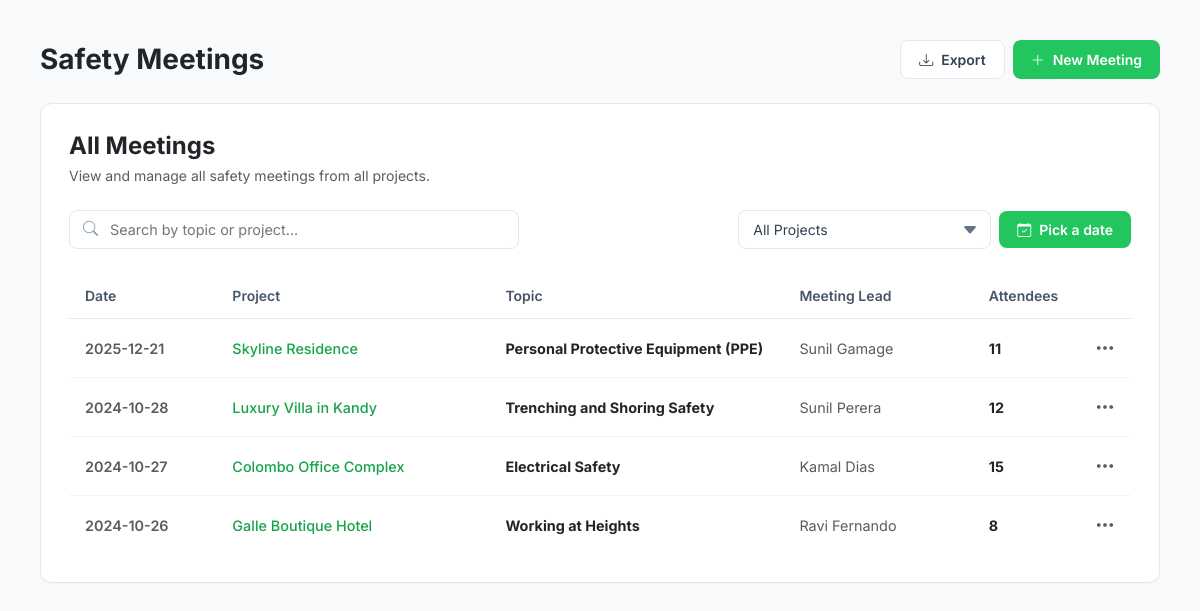
The app's page /features/safety-meetings.php (signed in) with its own data.
### tables this page shows
CREATE TABLE `safety_meeting_logs` (
  `id` int(11) NOT NULL AUTO_INCREMENT,
  `topic_id` int(11) DEFAULT NULL,
  `custom_topic` varchar(255) DEFAULT NULL,
  `project_id` int(11) DEFAULT NULL,
  `foreman_id` int(11) DEFAULT NULL,
  `attendees_count` int(11) DEFAULT 0,
  `meeting_date` date DEFAULT (CURDATE()),
  `notes` text DEFAULT NULL,
  `signed_roster_file` varchar(255) DEFAULT NULL,
  `created_at` timestamp NOT NULL DEFAULT current_timestamp(),
  PRIMARY KEY (`id`),
  KEY `topic_id` (`topic_id`),
  KEY `project_id` (`project_id`),
  KEY `foreman_id` (`foreman_id`),
  CONSTRAINT `safety_meeting_logs_ibfk_1` FOREIGN KEY (`topic_id`) REFERENCES `safety_topics` (`id`),
  CONSTRAINT `safety_meeting_logs_ibfk_2` FOREIGN KEY (`project_id`) REFERENCES `projects` (`id`),
  CONSTRAINT `safety_meeting_logs_ibfk_3` FOREIGN KEY (`foreman_id`) REFERENCES `users` (`id`)
);

CREATE TABLE `projects` (
  `id` int(11) NOT NULL AUTO_INCREMENT,
  `project_name` varchar(150) NOT NULL,
  `project_code` varchar(50) NOT NULL,
  `client_id` int(11) DEFAULT NULL,
  `client_name` varchar(100) DEFAULT NULL,
  `pm_id` int(11) DEFAULT NULL,
  `budget` decimal(15,2) DEFAULT 0.00,
  `location` varchar(255) DEFAULT NULL,
  `start_date` date DEFAULT NULL,
  `end_date` date DEFAULT NULL,
  `stage` enum('Planning','Earthwork','Framing','Roofing','Finishing','Handover') DEFAULT 'Planning',
  `progress_percent` int(11) DEFAULT 0,
  `status` enum('Active','Completed','On Hold','Archived') DEFAULT 'Active',
  `thumbnail_url` varchar(255) DEFAULT NULL,
  `created_at` timestamp NOT NULL DEFAULT current_timestamp(),
  `updated_at` timestamp NOT NULL DEFAULT current_timestamp() ON UPDATE current_timestamp(),
  PRIMARY KEY (`id`),
  UNIQUE KEY `project_code` (`project_code`)
);

### features/safety-meetings.php (the view, shortened to what this page needs)
<?php
require_once __DIR__ . '/../db.php';
try {
    $filter_date = !empty($_GET['date']) ? trim($_GET['date']) : '';
    $filter_search = !empty($_GET['search']) ? trim($_GET['search']) : '';
    $query = "
        SELECT sm.id, sm.meeting_date, sm.attendees_count, sm.notes, sm.signed_roster_file,
               p.id AS project_id, p.project_name, p.project_code,
               COALESCE(st.title, sm.custom_topic, 'General Safety Briefing') AS topic_title,
               COALESCE(st.category, 'General Safety') AS topic_category,
               COALESCE(u.full_name, 'Meeting Conductor') AS lead_name,
               (SELECT COUNT(*) FROM safety_meeting_attendees sma WHERE sma.meeting_id = sm.id) AS roster_count
        FROM safety_meeting_logs sm
        JOIN projects p ON sm.project_id = p.id
        LEFT JOIN safety_topics st ON sm.topic_id = st.id
        LEFT JOIN users u ON sm.foreman_id = u.id
        WHERE 1=1
    ";
    $params = [];
    $query .= " ORDER BY sm.meeting_date DESC, sm.id DESC";
    $stmt = $pdo->prepare($query);
    $stmt->execute($params);
    $meetings = $stmt->fetchAll(PDO::FETCH_ASSOC);
} catch (PDOException $e) {
    die("Database Error: " . $e->getMessage());
}
?>
<!DOCTYPE html>
<html lang="en">
<head>
    <link href="https://cdn.jsdelivr.net/npm/bootstrap@5.3.0/dist/css/bootstrap.min.css" rel="stylesheet">
    <link rel="stylesheet" href="https://cdn.jsdelivr.net/npm/bootstrap-icons@1.10.0/font/bootstrap-icons.css">
</head>
<body>
    <div class="main-container">
        <div class="d-flex justify-content-between align-items-center mb-4">
            <h1 class="h3 fw-bold mb-0 text-dark">Safety Meetings</h1>
            <div class="d-flex gap-2">
                <a href="export_safety_meetings.php<?= !empty($_SERVER['QUERY_STRING']) ? '?' . htmlspecialchars($_SERVER['QUERY_STRING']) : '' ?>" class="btn-export">
                    <i class="bi bi-download"></i> Export
                </a>
                <button class="btn-new-meeting" data-bs-toggle="modal" data-bs-target="#newMeetingModal">
                    <i class="bi bi-plus-lg"></i> New Meeting
                </button>
            </div>
        </div>
        <div class="nexus-card">
            <div class="mb-4">
                <h4 class="fw-bold mb-1 text-dark">All Meetings</h4>
                <p class="text-muted small mb-0">View and manage all safety meetings from all projects.</p>
            </div>
            <div class="d-flex justify-content-between align-items-center gap-3 flex-wrap mb-4">
                <div class="search-wrapper">
                    <i class="bi bi-search nexus-icon"></i>
                    <input type="text" id="topicSearch" class="nexus-input" placeholder="Search by topic or project..." value="<?= htmlspecialchars($filter_search) ?>">
                </div>
                <div class="d-flex gap-2 position-relative align-items-center flex-wrap">
                    <select class="nexus-select" id="projectFilter" onchange="applyFilters()">
                        <option value="">All Projects</option>
                    </select>
                    <button class="date-trigger" id="dateTriggerBtn" onclick="toggleCalendar()" type="button">
                        <i class="bi bi-calendar-check"></i>
                        <span id="dateTriggerText"><?= !empty($filter_date) ? htmlspecialchars($filter_date) : 'Pick a date' ?></span>
                    </button>
                </div>
            </div>
            <div class="table-responsive">
                <table class="table-custom" id="meetingTable">
                    <thead>
                        <tr>
                            <th width="14%">Date</th>
                            <th width="26%">Project</th>
                            <th width="28%">Topic</th>
                            <th width="18%">Meeting Lead</th>
                            <th width="10%">Attendees</th>
                            <th width="4%" class="text-end"></th>
                        </tr>
                    </thead>
                    <tbody>
                        <?php if (!empty($meetings)): ?>
                            <?php foreach ($meetings as $m): ?>
                            <tr class="meeting-row"
                                data-project-id="<?= $m['project_id'] ?>"
                                data-date="<?= $m['meeting_date'] ?>"
                                data-search="<?= strtolower(htmlspecialchars($m['project_name'] . ' ' . $m['topic_title'] . ' ' . $m['lead_name'] . ' ' . ($m['notes'] ?? ''))) ?>">
                                <td class="fw-semibold text-muted"><?= htmlspecialchars($m['meeting_date']) ?></td>
                                <td>
                                    <a href="project_overview.php?id=<?= $m['project_id'] ?>" class="project-link">
                                        <?= htmlspecialchars($m['project_name']) ?>
                                    </a>
                                </td>
                                <td class="fw-bold text-dark">
                                    <?= htmlspecialchars($m['topic_title']) ?>
                                </td>
                                <td class="text-muted"><?= htmlspecialchars($m['lead_name']) ?></td>
                                <td class="fw-bold text-dark"><?= intval($m['attendees_count']) ?></td>
                                <td class="text-end">
                                    <div class="dropdown">
                                        <button class="btn p-0 border-0 text-muted" data-bs-toggle="dropdown" aria-expanded="false">
                                            <i class="bi bi-three-dots fs-5"></i>
                                        </button>
                                    </div>
                                </td>
                            </tr>
                            <?php endforeach; ?>
                        <?php endif; ?>
                    </tbody>
                </table>
            </div>
        </div>
    </div>
</body>
</html>

### features/safety-meetings.php (style rules this page uses)
body { font-family: 'Inter', sans-serif; background-color: #f8fafc; color: #1e293b; }
.main-container { padding: 2.5rem; position: relative; }
.nexus-card { background: #fff; border: 1px solid #e2e8f0; border-radius: 12px; padding: 1.75rem; box-shadow: 0 1px 3px rgba(0,0,0,0.03); }
.search-wrapper { position: relative; max-width: 450px; flex-grow: 1; }
.nexus-icon { position: absolute; left: 14px; top: 50%; transform: translateY(-50%); color: #94a3b8; z-index: 2; font-size: 0.95rem; }
.nexus-input { width: 100%; padding: 8px 14px 8px 40px; border: 1px solid #e2e8f0; border-radius: 8px; font-size: 0.9rem; background: #fff; transition: border-color 0.15s ease; }
.nexus-select { padding: 8px 36px 8px 14px; border: 1px solid #e2e8f0; border-radius: 8px; font-size: 0.88rem; color: #334155; background: #fff; appearance: none; background-repeat: no-repeat; background-position: right 12px center; min-width: 230px; cursor: pointer; }
.project-link { color: #16a34a; text-decoration: none; font-weight: 500; transition: color 0.15s ease; }
.btn-export { background-color: #fff; border: 1px solid #e2e8f0; color: #334155; font-weight: 600; border-radius: 8px; padding: 8px 18px; font-size: 0.875rem; display: inline-flex; align-items: center; gap: 8px; text-decoration: none; transition: all 0.15s; }
.btn-new-meeting { background-color: #22c55e; border: none; color: #fff; font-weight: 600; border-radius: 8px; padding: 8px 18px; font-size: 0.875rem; display: inline-flex; align-items: center; gap: 8px; cursor: pointer; text-decoration: none; transition: background-color 0.15s; }
.date-trigger { background: #22c55e; color: #fff; border: none; border-radius: 8px; padding: 8px 18px; display: inline-flex; align-items: center; gap: 8px; cursor: pointer; font-weight: 600; font-size: 0.875rem; transition: background-color 0.15s; }
.table-custom { width: 100%; border-collapse: separate; border-spacing: 0; }
.table-custom th { font-weight: 600; font-size: 0.875rem; color: #475569; padding: 12px 16px; border-bottom: 1px solid #e2e8f0; }
.table-custom td { padding: 14px 16px; vertical-align: middle; border-bottom: 1px solid #f1f5f9; font-size: 0.9rem; }
.table-custom tr:last-child td { border-bottom: none; }

### records on screen
safety_meeting_logs: meeting_date "2025-12-21", project.project_name "Skyline Residence", topic_title "Personal Protective Equipment (PPE)", lead_name "Sunil Gamage", attendees_count "11"
safety_meeting_logs: meeting_date "2024-10-28", project.project_name "Luxury Villa in Kandy", topic_title "Trenching and Shoring Safety", lead_name "Sunil Perera", attendees_count "12"
safety_meeting_logs: meeting_date "2024-10-27", project.project_name "Colombo Office Complex", topic_title "Electrical Safety", lead_name "Kamal Dias", attendees_count "15"
safety_meeting_logs: meeting_date "2024-10-26", project.project_name "Galle Boutique Hotel", topic_title "Working at Heights", lead_name "Ravi Fernando", attendees_count "8"
